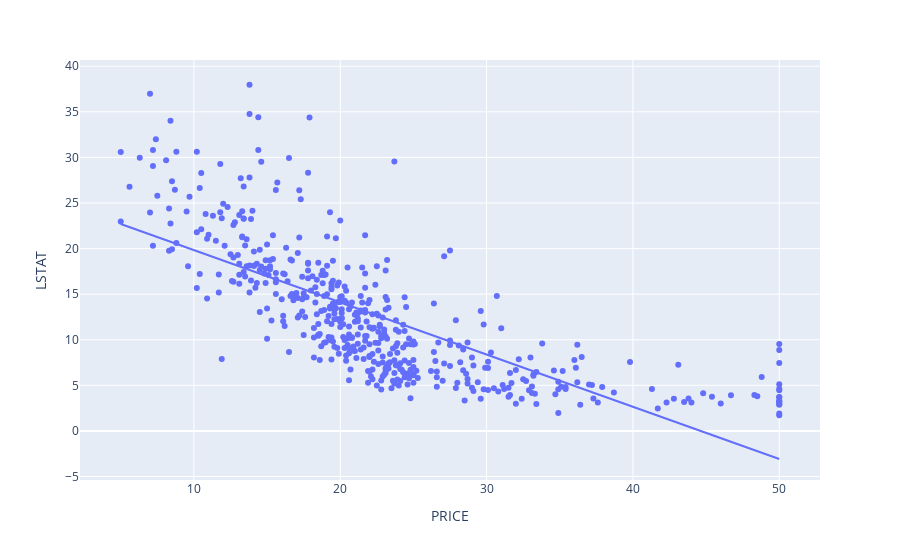

Notebook code cell kept with this figure:
### Markdown cell above
## Q5: Use a lmplot to draw the relations between price and LSTAT.

### Code cell
fig = px.scatter(df,'PRICE',y='LSTAT',trendline="ols")
fig.show()

### Figure 1 — Plotly figure (JSON) as saved in the notebook; plotly's stock layout.template omitted (floating-point values rounded to 4 significant figures; data arrays with more than 128 entries replaced by an {"elided": "..."} marker saying what was removed)
{"data": [{"hovertemplate": "PRICE=%{x}<br>LSTAT=%{y}<extra></extra>", "legendgroup": "", "marker": {"color": "#636efa", "symbol": "circle"}, "mode": "markers", "name": "", "orientation": "v", "showlegend": false, "type": "scatter", "x": {"elided": "506 float values"}, "xaxis": "x", "y": {"elided": "506 float values"}, "yaxis": "y"}, {"hovertemplate": "<b>OLS trendline</b><br>LSTAT = -0.572756 * PRICE + 25.5589<br>R<sup>2</sup>=0.544146<br><br>PRICE=%{x}<br>LSTAT=%{y} <b>(trend)</b><extra></extra>", "legendgroup": "", "marker": {"color": "#636efa", "symbol": "circle"}, "mode": "lines", "name": "", "showlegend": false, "type": "scatter", "x": {"elided": "506 float values"}, "xaxis": "x", "y": {"elided": "506 float values"}, "yaxis": "y"}], "layout": {"legend": {"tracegroupgap": 0}, "margin": {"t": 60}, "xaxis": {"anchor": "y", "domain": [0, 1], "title": {"text": "PRICE"}}, "yaxis": {"anchor": "x", "domain": [0, 1], "title": {"text": "LSTAT"}}}}
